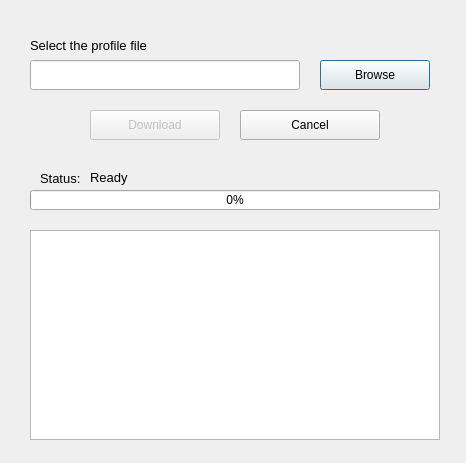
<?xml version="1.0" encoding="UTF-8"?>
<ui version="4.0">
 <class>QAptOfflineFetch</class>
 <widget class="QDialog" name="QAptOfflineFetch">
  <property name="geometry">
   <rect>
    <x>0</x>
    <y>0</y>
    <width>466</width>
    <height>463</height>
   </rect>
  </property>
  <property name="windowTitle">
   <string>Fetch Packages or Upgrade</string>
  </property>
  <widget class="QLineEdit" name="profileFilePath">
   <property name="geometry">
    <rect>
     <x>30</x>
     <y>60</y>
     <width>270</width>
     <height>30</height>
    </rect>
   </property>
  </widget>
  <widget class="QPushButton" name="browseFilePathButton">
   <property name="geometry">
    <rect>
     <x>320</x>
     <y>60</y>
     <width>110</width>
     <height>30</height>
    </rect>
   </property>
   <property name="text">
    <string>Browse</string>
   </property>
  </widget>
  <widget class="QPushButton" name="startDownloadButton">
   <property name="enabled">
    <bool>false</bool>
   </property>
   <property name="geometry">
    <rect>
     <x>90</x>
     <y>110</y>
     <width>130</width>
     <height>30</height>
    </rect>
   </property>
   <property name="text">
    <string>Download</string>
   </property>
   <property name="icon">
    <iconset>
     <normaloff>icons/go-down.png</normaloff>
     <normalon>icons/go-down.png</normalon>
     <disabledoff>icons/go-down.png</disabledoff>
     <disabledon>icons/go-down.png</disabledon>
     <activeoff>icons/go-down.png</activeoff>
     <activeon>icons/go-down.png</activeon>
     <selectedoff>icons/go-down.png</selectedoff>
     <selectedon>icons/go-down.png</selectedon>icons/go-down.png</iconset>
   </property>
   <property name="shortcut">
    <string notr="true"/>
   </property>
   <property name="checkable">
    <bool>false</bool>
   </property>
   <property name="checked">
    <bool>false</bool>
   </property>
   <property name="flat">
    <bool>false</bool>
   </property>
  </widget>
  <widget class="QPushButton" name="cancelButton">
   <property name="geometry">
    <rect>
     <x>240</x>
     <y>110</y>
     <width>140</width>
     <height>30</height>
    </rect>
   </property>
   <property name="text">
    <string>Cancel</string>
   </property>
   <property name="icon">
    <iconset>
     <normaloff>icons/dialog-cancel.png</normaloff>icons/dialog-cancel.png</iconset>
   </property>
  </widget>
  <widget class="QLabel" name="label">
   <property name="geometry">
    <rect>
     <x>30</x>
     <y>30</y>
     <width>200</width>
     <height>30</height>
    </rect>
   </property>
   <property name="font">
    <font>
     <pointsize>10</pointsize>
    </font>
   </property>
   <property name="text">
    <string>Select the profile file</string>
   </property>
  </widget>
  <widget class="QProgressBar" name="statusProgressBar">
   <property name="geometry">
    <rect>
     <x>30</x>
     <y>190</y>
     <width>410</width>
     <height>20</height>
    </rect>
   </property>
   <property name="value">
    <number>0</number>
   </property>
  </widget>
  <widget class="QPlainTextEdit" name="rawLogHolder">
   <property name="geometry">
    <rect>
     <x>30</x>
     <y>230</y>
     <width>410</width>
     <height>210</height>
    </rect>
   </property>
  </widget>
  <widget class="QLabel" name="label_2">
   <property name="geometry">
    <rect>
     <x>40</x>
     <y>170</y>
     <width>70</width>
     <height>16</height>
    </rect>
   </property>
   <property name="font">
    <font>
     <pointsize>10</pointsize>
    </font>
   </property>
   <property name="text">
    <string>Status:</string>
   </property>
  </widget>
  <widget class="QLabel" name="progressStatusDescription">
   <property name="geometry">
    <rect>
     <x>90</x>
     <y>170</y>
     <width>53</width>
     <height>15</height>
    </rect>
   </property>
   <property name="font">
    <font>
     <pointsize>10</pointsize>
    </font>
   </property>
   <property name="text">
    <string>Ready</string>
   </property>
  </widget>
 </widget>
 <resources/>
 <connections/>
</ui>
